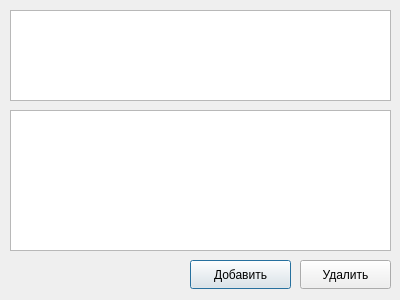
<?xml version="1.0" encoding="UTF-8"?>
<ui version="4.0">
 <class>FavFood</class>
 <widget class="QDialog" name="FavFood">
  <property name="geometry">
   <rect>
    <x>0</x>
    <y>0</y>
    <width>400</width>
    <height>300</height>
   </rect>
  </property>
  <property name="windowTitle">
   <string>Dialog</string>
  </property>
  <widget class="QPushButton" name="pushButton">
   <property name="geometry">
    <rect>
     <x>190</x>
     <y>260</y>
     <width>101</width>
     <height>29</height>
    </rect>
   </property>
   <property name="text">
    <string>Добавить</string>
   </property>
  </widget>
  <widget class="QTableView" name="tableView">
   <property name="enabled">
    <bool>true</bool>
   </property>
   <property name="geometry">
    <rect>
     <x>10</x>
     <y>10</y>
     <width>381</width>
     <height>91</height>
    </rect>
   </property>
  </widget>
  <widget class="QPushButton" name="pushButton_2">
   <property name="geometry">
    <rect>
     <x>300</x>
     <y>260</y>
     <width>91</width>
     <height>29</height>
    </rect>
   </property>
   <property name="text">
    <string>Удалить</string>
   </property>
  </widget>
  <widget class="QTableView" name="tableView_2">
   <property name="enabled">
    <bool>true</bool>
   </property>
   <property name="geometry">
    <rect>
     <x>10</x>
     <y>110</y>
     <width>381</width>
     <height>141</height>
    </rect>
   </property>
   <property name="sizePolicy">
    <sizepolicy hsizetype="Expanding" vsizetype="Expanding">
     <horstretch>0</horstretch>
     <verstretch>0</verstretch>
    </sizepolicy>
   </property>
   <property name="maximumSize">
    <size>
     <width>16777215</width>
     <height>141</height>
    </size>
   </property>
  </widget>
 </widget>
 <resources/>
 <connections/>
</ui>
